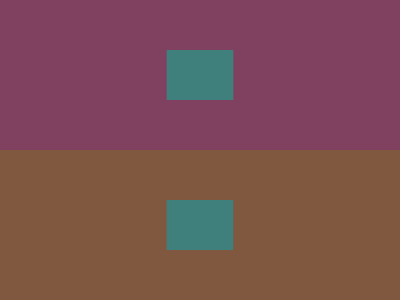
Frame 1 (no input)
Frame 60 (no input): identical to frame 1, image omitted
Frame 120 (the mouse pressed at the canvas centre since frame 60): identical to frame 1, image omitted

The p5.js sketch that drew this single still picture (run headless with seeded random() and noise() and a simulated clock; from frame 60 on, the mouse is pressed at the canvas centre):

// p5.js sketch
// ── sketch.js
// https://editor.p5js.org/jht9629-nyu/sketches/SecsAyLXs

// https://editor.p5js.org/jht1493/sketches/1cz7yYcFM
// 2:2 Tri-Color Background-Foreground ui

// Are there 2 or 3 colors?

// Background and foreground hues
let bg1, bg2, fg;

function setup() {
  // createCanvas(windowWidth, windowHeight);
  createCanvas(400, 300);
  colorMode(HSB, 360, 100, 100);
  rectMode(CENTER);
  noStroke();
  bg1 = 330;
  bg2 = 23; // 383 % 360;
  calcfg();
  init_ui();
}

// Calculate foreground hue to be
// in between the background hues
function calcfg() {
  // fg = (bg1 + bg2) / 2;
  fg = ((bg1 + bg2) / 2) % 360;
}

function draw() {

  // Move the backgrounds and foregrounds
  // bg1 += 0.1;
  // bg2 += 0.1;

  calcfg();

  // Background top
  fill(bg1 % 360, 50, 50);
  rect(width / 2, height / 4, width, height / 2);

  // Background bottom
  fill(bg2 % 360, 50, 50);
  rect(width / 2, 3 * height / 4, width, height / 2);

  // Foreground top
  fill(fg % 360, 50, 50);
  rect(width / 2, height / 4, width / 6, height / 6);

  // Foreground bottom
  fill(fg % 360, 50, 50);
  rect(width / 2, 3 * height / 4, width / 6, height / 6);

  show_num('bg1', bg1);
  show_num('bg2', bg2);
  show_num('fg', fg);
}

// https://editor.p5js.org/icm4.0/sketches/4MpL1NJtd

// ── ui.js
// let bg1, bg2, fg;

function init_ui() {
  {
    let elm = createSpan().id('bg1');
    elm.style('font-size', '30px');
  } {
    let elm = createSpan().id('bg2');
    elm.style('font-size', '30px');
  } {
    let elm = createSpan().id('fg');
    elm.style('font-size', '30px');
    createP();
  } {
    let a_span = createSpan('bg1:');
    a_span.style('font-size', '30px');
    // createSlider(min, max, [value], [step])
    let a_slider = createSlider(0, 360, bg1);
    a_slider.style('width', '360px');
    a_slider.input(function() {
      bg1 = a_slider.value();
    });
    createP();
  } {
    let a_span = createSpan('bg2:');
    a_span.style('font-size', '30px');
    let a_slider = createSlider(0, 360, bg2);
    a_slider.style('width', '360px');
    a_slider.input(function() {
      bg2 = a_slider.value();
    });
    createP();
  } {
    // let a_span = createSpan('fg:');
    // a_span.style('font-size', '30px');
    // let a_slider = createSlider(0, 360, fg);
    // a_slider.style('width', '360px');
    // a_slider.input(function() {
    //   fg = a_slider.value();
    // });
    // createP();
  } {
    let a_button = createButton('resize-full');
    a_button.mousePressed(function() {
      resizeCanvas(windowWidth, windowHeight);
    });
    createP();
  } {
    let a_button = createButton('resize-inset');
    a_button.mousePressed(function() {
      resizeCanvas(400, 300);
    });
    createP();
  }
}

function show_num(label, num) {
  let elm = select('#' + label);
  num = round(num, 2);
  elm.html('[' + label + ' ' + num + '] ');
}
